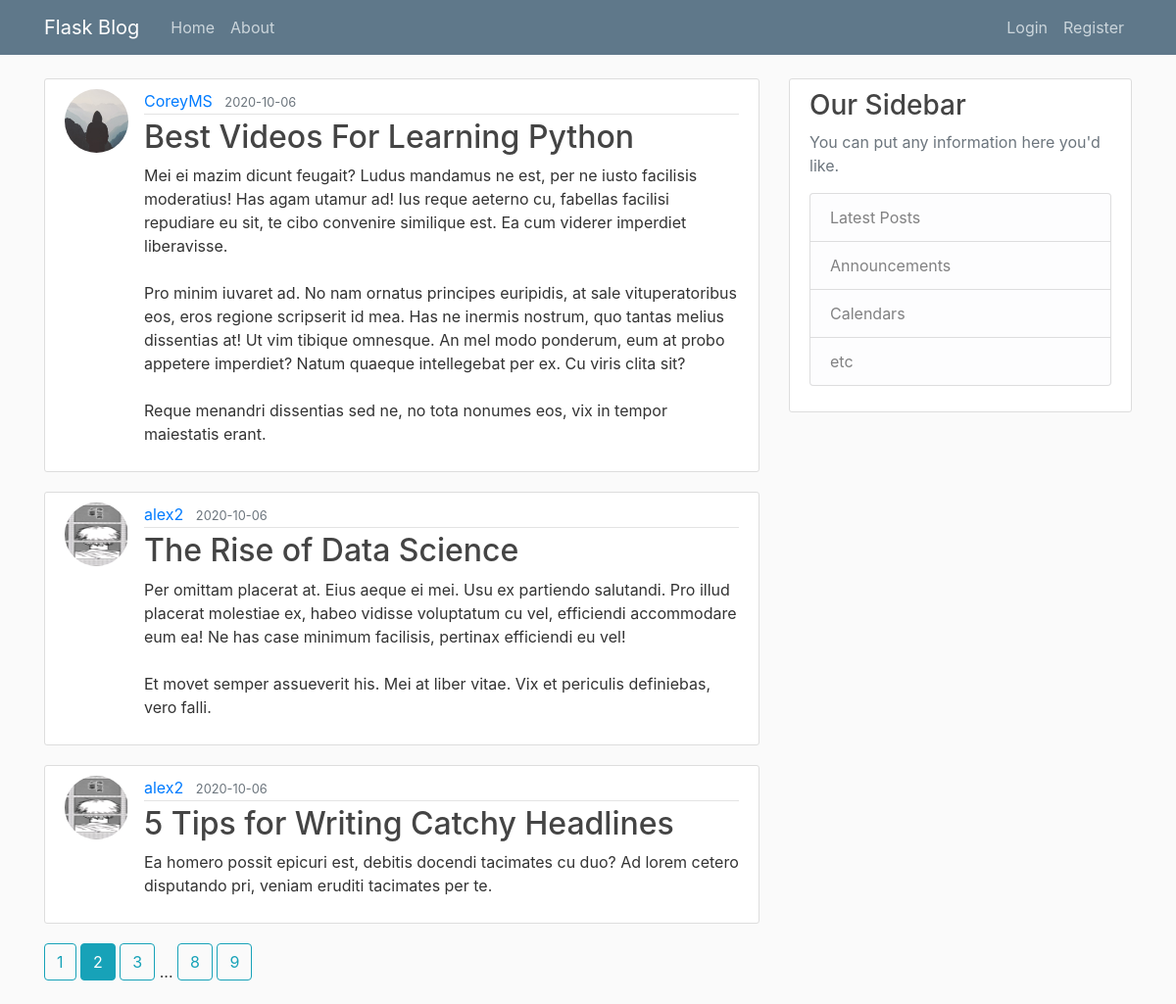
The page /home?page=2 on the database its author committed.
### flaskblog/models.py (models this page shows, shortened)
class Post(db.Model):
    id = db.Column(db.Integer, primary_key=True)
    title = db.Column(db.String(100), nullable=False)
    date_posted = db.Column(db.DateTime, nullable=False, default=datetime.utcnow)
    content = db.Column(db.Text, nullable=False)
    user_id = db.Column(db.Integer, db.ForeignKey('user.id'), nullable=False)

class User(db.Model, UserMixin):
    id = db.Column(db.Integer, primary_key=True)
    username = db.Column(db.String(20), unique=True, nullable=False)
    email = db.Column(db.String(120), unique=True, nullable=False)
    image_file = db.Column(db.String(20), nullable=False, default='default.jpg')
    password = db.Column(db.String(60), nullable=False)
    posts = db.relationship('Post', backref='author', lazy=True)

### flaskblog/routes.py (the view)
@app.route("/")
@app.route("/home")
def home():
    page = request.args.get('page', 1, type=int)
    posts = Post.query.order_by(Post.date_posted.desc()).paginate(page=page, per_page=3)
    return render_template('home.html', posts=posts)

### flaskblog/templates/home.html
{% extends "layout.html" %}
{% block content %}
    {% for post in posts.items %}
        <article class="media content-section">
          <img class="rounded-circle article-img" src="{{ url_for('static', filename='profile_pics/' + post.author.image_file) }}">
          <div class="media-body">
            <div class="article-metadata">
              <a class="mr-2" href="{{ url_for('user_posts', username=post.author.username) }}">{{ post.author.username }}</a>
              <small class="text-muted">{{ post.date_posted.strftime('%Y-%m-%d') }}</small>
            </div>
            <h2><a class="article-title" href="{{ url_for('post', post_id=post.id) }}">{{ post.title }}</a></h2>
            <p class="article-content">{{ post.content }}</p>
          </div>
        </article>
    {% endfor %}
    {% for page_num in posts.iter_pages(left_edge=2, right_edge=2, left_current=5, right_current=2) %}
      {% if page_num %}
        {% if posts.page == page_num %}
          <a class="btn btn-info mb-4" href="{{ url_for('home', page=page_num) }}">{{ page_num }}</a>
        {% else %}
          <a class="btn btn-outline-info mb-4" href="{{ url_for('home', page=page_num) }}">{{ page_num }}</a>
        {% endif %}
      {% else %}
        ...
      {% endif %}
    {% endfor %}
{% endblock content %}

### flaskblog/static/main.css (style rules this page uses)
body { background: #fafafa; color: #333333; margin-top: 5rem; }
h1, h2, h3, h4, h5, h6 { color: #444444; }
.content-section { background: #ffffff; padding: 10px 20px; border: 1px solid #dddddd; border-radius: 3px; margin-bottom: 20px; }
.article-title { color: #444444; }
.article-content { white-space: pre-line; }
.article-img { height: 65px; width: 65px; margin-right: 16px; }
.article-metadata { padding-bottom: 1px; margin-bottom: 4px; border-bottom: 1px solid #e3e3e3 }

### rows shown on the page
Post: image_file (placeholder picture), author.username "CoreyMS", date_posted "2020-10-06", title "Best Videos For Learning Python", content "Mei ei mazim dicunt feugait? Ludus mandamus ne est, per ne iusto facilisis moderatius! Has agam utamur ad! Ius reque aeterno cu, fabellas facilisi repudiare eu sit, te cibo convenire similique est. Ea cum viderer imperdiet liberavisse. Pro minim iuvaret ad. No nam ornatus principes euripidis, at sale vituperatoribus eos, eros regione scripserit id mea. Has ne inermis nostrum, quo tantas melius dissentias at! Ut vim tibique omnesque. An mel modo ponderum, eum at probo appetere imperdiet? Natum quaeque intellegebat per ex. Cu viris clita sit? Reque menandri dissentias sed ne, no tota nonumes eos, vix in tempor maiestatis erant."
Post: image_file (picture), author.username "alex2", date_posted "2020-10-06", title "The Rise of Data Science", content "Per omittam placerat at. Eius aeque ei mei. Usu ex partiendo salutandi. Pro illud placerat molestiae ex, habeo vidisse voluptatum cu vel, efficiendi accommodare eum ea! Ne has case minimum facilisis, pertinax efficiendi eu vel! Et movet semper assueverit his. Mei at liber vitae. Vix et periculis definiebas, vero falli."
Post: image_file (picture), author.username "alex2", date_posted "2020-10-06", title "5 Tips for Writing Catchy Headlines", content "Ea homero possit epicuri est, debitis docendi tacimates cu duo? Ad lorem cetero disputando pri, veniam eruditi tacimates per te."

### other values the page prints
{{ page_num }} "1" "3" "8" "9"
{{ page_num }} "2"
